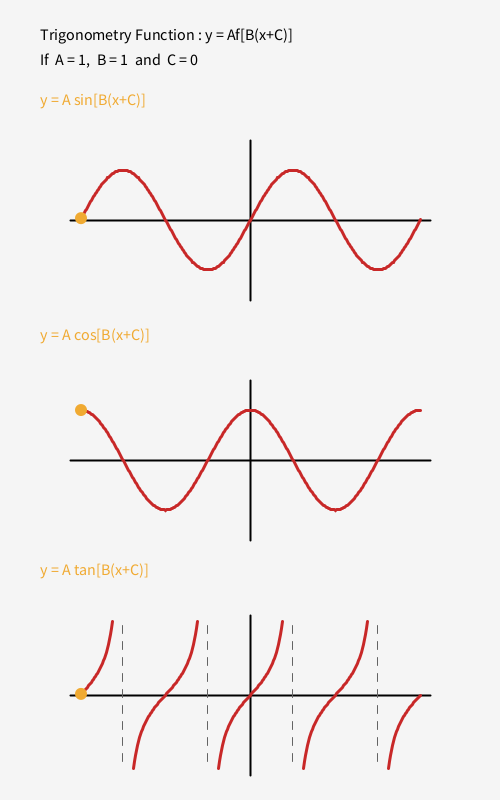
Frame 1 (no input)
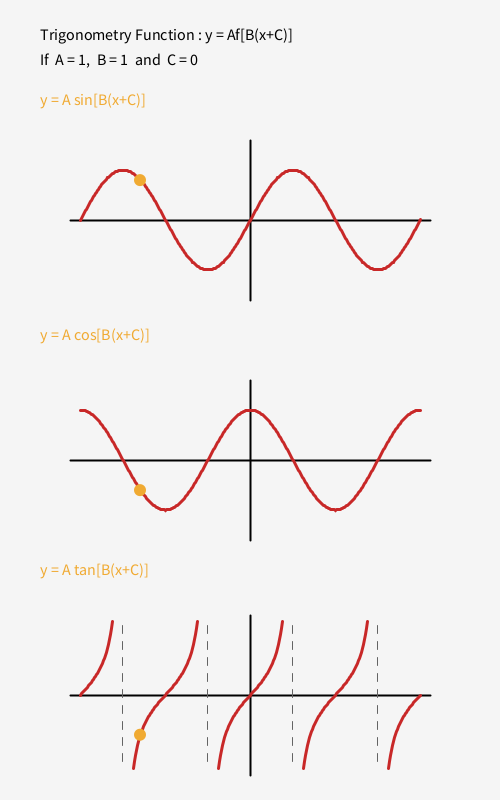
Frame 60 (the mouse pressed at the canvas centre just before this capture)
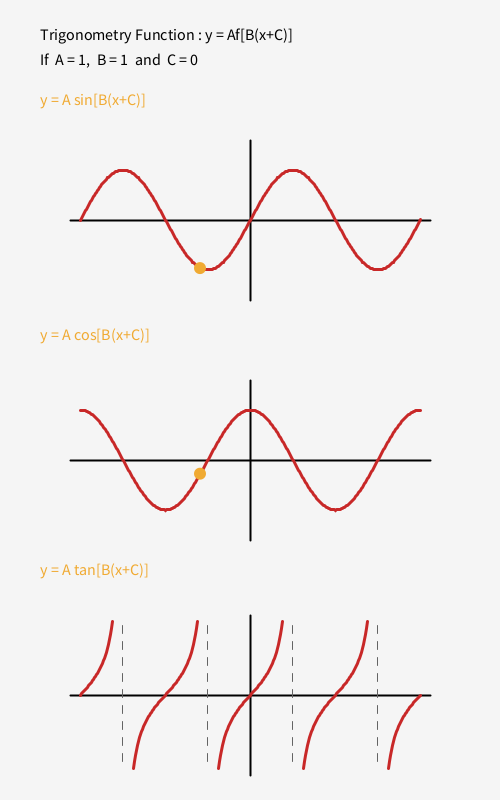
Frame 120 (the mouse held since frame 60 and released just before this capture)

The Processing sketch that drew these frames (run headless with seeded random() and noise(); from frame 60 on, the mouse is pressed at the canvas centre):

// Processing sketch: A1_java_mode
// ── A1_java_mode.pde
int A = 1;
int B = 1;
int C = 0;

void setup() {
  size(500, 800);
  frameRate(60);
}

void draw() {
  background(245);
  fill(0);
  noStroke();
  textSize(16);
  text("Trigonometry Function : y = Af[B(x+C)]", 40, 40);
  text("If  A = " + A + ",  B = " + B + "  and  C = " + C, 40, 65);

  fill(240, 170, 50);
  text("y = A sin[B(x+C)]", 40, 105);
  drawSin(50, 130, 400, 180);

  text("y = A cos[B(x+C)]", 40, 340);
  drawCos(50, 370, 400, 180);

  text("y = A tan[B(x+C)]", 40, 575);
  drawTan(50, 605, 400, 180);
}

void drawAxes(float x, float y, float w, float h) {
  float centerX = x + w / 2;
  float centerY = y + h / 2;
  stroke(0);
  strokeWeight(2);
  line(x + 20, centerY, x + w - 20, centerY);
  line(centerX, y + 10, centerX, y + h - 10);
}

void drawSin(float x, float y, float w, float h) {
  float centerX = x + w / 2;
  float centerY = y + h / 2;
  drawAxes(x, y, w, h);

  stroke(200, 40, 40);
  strokeWeight(3);
  noFill();

  beginShape();
  float px = x + 30;
  while (px <= x + w - 30) {
    float valueX = map(px, x + 30, x + w - 30, -2 * PI, 2 * PI);
    float valueY = A * sin(B * (valueX + C));
    float py = centerY - valueY * 50;
    vertex(px, py);
    px = px + 1;
  }
  endShape();

  float t = frameCount % (int)(w - 60) + x + 30;
  float valueX = map(t, x + 30, x + w - 30, -2 * PI, 2 * PI);
  float valueY = A * sin(B * (valueX + C));
  float py = centerY - valueY * 50;

  fill(240, 170, 50);
  noStroke();
  ellipse(t, py, 12, 12);
}

void drawCos(float x, float y, float w, float h) {
  float centerX = x + w / 2;
  float centerY = y + h / 2;
  drawAxes(x, y, w, h);

  stroke(200, 40, 40);
  strokeWeight(3);
  noFill();

  beginShape();
  float px = x + 30;
  while (px <= x + w - 30) {
    float valueX = map(px, x + 30, x + w - 30, -2 * PI, 2 * PI);
    float valueY = A * cos(B * (valueX + C));
    float py = centerY - valueY * 50;
    vertex(px, py);
    px = px + 1;
  }
  endShape();

  float t = frameCount % (int)(w - 60) + x + 30;
  float valueX = map(t, x + 30, x + w - 30, -2 * PI, 2 * PI);
  float valueY = A * cos(B * (valueX + C));
  float py = centerY - valueY * 50;

  fill(240, 170, 50);
  noStroke();
  ellipse(t, py, 12, 12);
}

void drawTan(float x, float y, float w, float h) {
  float centerX = x + w / 2;
  float centerY = y + h / 2;
  drawAxes(x, y, w, h);

  stroke(100);
  strokeWeight(1);

  int k = -10;
  while (k <= 10) {
    if (B != 0) {
      float asymX = (PI / 2 + k * PI) / B - C;
      if (asymX >= -2 * PI && asymX <= 2 * PI) {
        float px = map(asymX, -2 * PI, 2 * PI, x + 30, x + w - 30);
        float py = y + 20;
        while (py < y + h - 20) {
          line(px, py, px, py + 8);
          py = py + 16;
        }
      }
    }
    k = k + 1;
  }

  stroke(200, 40, 40);
  strokeWeight(3);
  noFill();

  beginShape();
  float px = x + 30;
  float oldPy = 0;
  while (px <= x + w - 30) {
    float valueX = map(px, x + 30, x + w - 30, -2 * PI, 2 * PI);
    float valueY = A * tan(B * (valueX + C));
    float py = centerY - valueY * 30;

    if (py > y + 10 && py < y + h - 10) {
      if (oldPy == 0 || abs(py - oldPy) < 100) {
        vertex(px, py);
      } else {
        endShape();
        beginShape();
        vertex(px, py);
      }
      oldPy = py;
    } else {
      endShape();
      beginShape();
      oldPy = 0;
    }
    px = px + 1;
  }
  endShape();

  float t = frameCount % (int)(w - 60) + x + 30;
  float valueX = map(t, x + 30, x + w - 30, -2 * PI, 2 * PI);
  float valueY = A * tan(B * (valueX + C));
  float py = centerY - valueY * 30;

  if (py > y + 10 && py < y + h - 10) {
    fill(240, 170, 50);
    noStroke();
    ellipse(t, py, 12, 12);
  }
}
